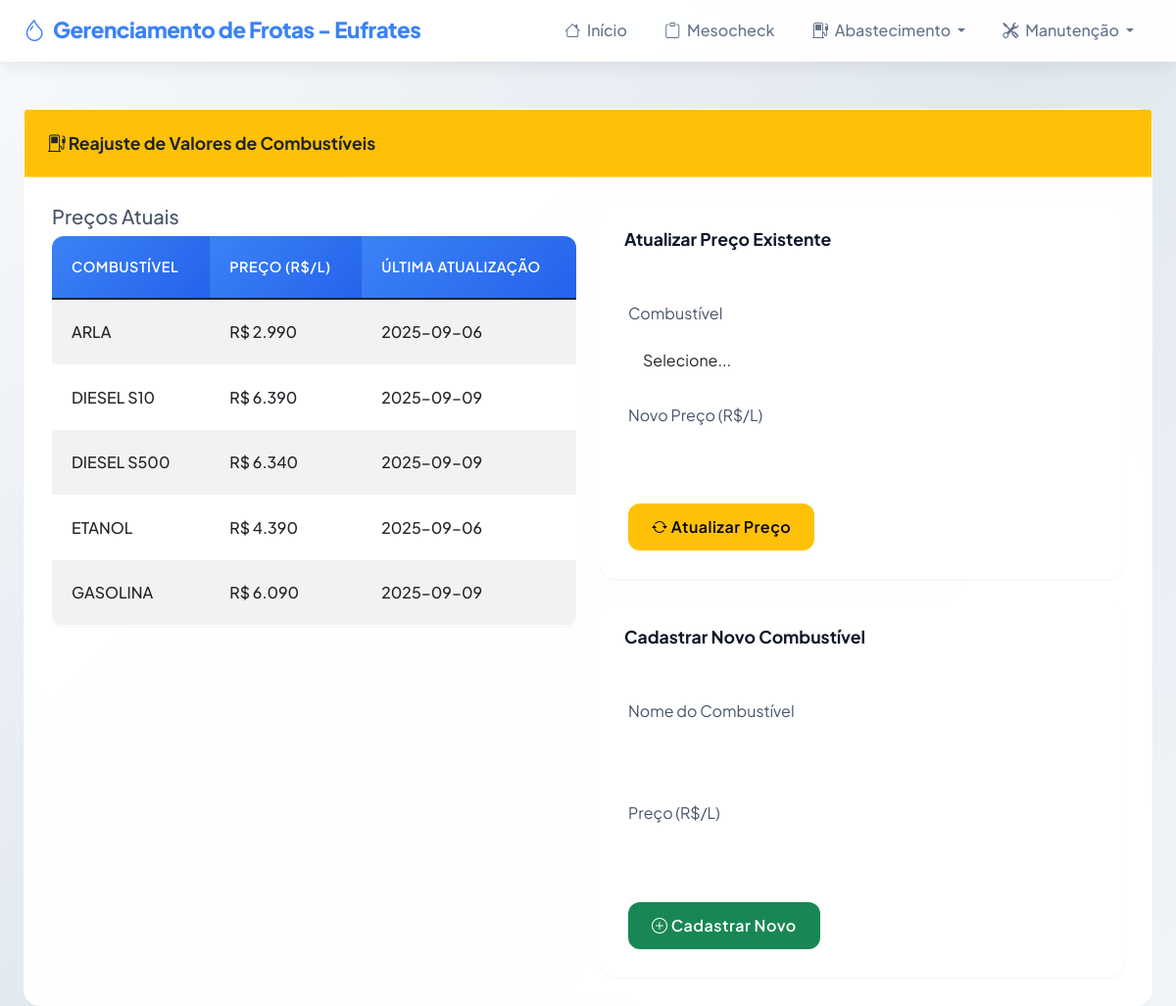
Page /reajuste-combustiveis on the committed database.
### tables this page shows
CREATE TABLE precos_combustivel (
        id INTEGER PRIMARY KEY AUTOINCREMENT,
        combustivel TEXT NOT NULL UNIQUE,
        preco REAL NOT NULL,
        data_atualizacao TEXT NOT NULL
    );

### app.py (the view, shortened to what this page needs)
@app.route('/reajuste-combustiveis', methods=['GET', 'POST'])
def reajuste_combustiveis():
    precos = obter_precos_combustivel()
    return render_template('reajuste_combustiveis.html', precos=precos, active_page='combustiveis')

### app.py (called while the page is built)
@app.context_processor
def inject_now():
    return {'now': datetime.now()}

### database.py (called while the page is built)
def obter_precos_combustivel():
    conn = sqlite3.connect('abastecimentos.db')
    query = "SELECT combustivel, preco, data_atualizacao FROM precos_combustivel ORDER BY combustivel"
    df = pd.read_sql(query, conn)
    conn.close()
    return df.to_dict('records')

### templates/reajuste_combustiveis.html (shortened to what this page needs)
{% extends "base.html" %}
{% block content %}
<div class="card">
    <div class="card-header bg-warning text-dark">
        <i class="bi bi-fuel-pump"></i> Reajuste de Valores de Combustíveis
    </div>
    <div class="card-body">
        <div class="row">
            <div class="col-md-6">
                <h5>Preços Atuais</h5>
                <div class="table-responsive">
                    <table class="table table-striped">
                        <thead>
                            <tr>
                                <th>Combustível</th>
                                <th>Preço (R$/L)</th>
                                <th>Última Atualização</th>
                            </tr>
                        </thead>
                        <tbody>
                            {% for preco in precos %}
                            <tr>
                                <td>{{ preco.combustivel }}</td>
                                <td>R$ {{ "%.3f"|format(preco.preco) }}</td>
                                <td>{{ preco.data_atualizacao }}</td>
                            </tr>
                            {% endfor %}
                        </tbody>
                    </table>
                </div>
            </div>
            <div class="col-md-6">
                <div class="card mb-4">
                    <div class="card-header">Atualizar Preço Existente</div>
                    <div class="card-body">
                        <form method="POST" action="/reajuste-combustiveis">
                            <div class="mb-3">
                                <label class="form-label">Combustível</label>
                                <select class="form-select" name="combustivel" required>
                                    <option value="">Selecione...</option>
                                </select>
                            </div>
                            <div class="mb-3">
                                <label class="form-label">Novo Preço (R$/L)</label>
                                <input type="number" step="0.001" class="form-control" name="novo_preco" required>
                            </div>
                            <button type="submit" class="btn btn-warning">
                                <i class="bi bi-arrow-repeat"></i> Atualizar Preço
                            </button>
                        </form>
                    </div>
                </div>
                <div class="card">
                    <div class="card-header">Cadastrar Novo Combustível</div>
                    <div class="card-body">
                        <form method="POST" action="/reajuste-combustiveis">
                            <div class="mb-3">
                                <label class="form-label">Nome do Combustível</label>
                                <input type="text" class="form-control" name="novo_combustivel" required>
                            </div>
                            <div class="mb-3">
                                <label class="form-label">Preço (R$/L)</label>
                                <input type="number" step="0.001" class="form-control" name="novo_preco" required>
                            </div>
                            <button type="submit" class="btn btn-success">
                                <i class="bi bi-plus-circle"></i> Cadastrar Novo
                            </button>
                        </form>
                    </div>
                </div>
            </div>
        </div>
    </div>
</div>
{% endblock %}

### templates/base.html (shortened to what this page needs)
<!DOCTYPE html>
<html lang="pt-BR">
<head>
    <link href="https://cdn.jsdelivr.net/npm/bootstrap@5.1.3/dist/css/bootstrap.min.css" rel="stylesheet">
    <link rel="stylesheet" href="https://cdn.jsdelivr.net/npm/bootstrap-icons@1.8.1/font/bootstrap-icons.css">
</head>
<body class="gradient-bg">
    <nav class="navbar navbar-expand-lg navbar-light sticky-top">
        <div class="container">
            <a class="navbar-brand" href="/">
                <i class="bi bi-droplet me-2"></i>Gerenciamento de Frotas - Eufrates
            </a>
            <div class="collapse navbar-collapse" id="navbarNav">
                <ul class="navbar-nav ms-auto">
                    <li class="nav-item">
                        <a class="nav-link {{ 'active' if active_page == 'index' }}" href="/">
                            <i class="bi bi-house me-1"></i> Início
                        </a>
                    </li>
                    <li class="nav-item">
                        <a class="nav-link" href="https://bria-unaccustomed-uneuphemistically.ngrok-free.app/" class="fas fa-external-link-alt fa-xs">
                            <i class="bi bi-clipboard me-1"></i> Mesocheck
                        </a>
                    </li>
                    <li class="nav-item dropdown">
                        <a class="nav-link dropdown-toggle {{ 'active' if active_group == 'abastecimento' }}" href="#" role="button" data-bs-toggle="dropdown">
                            <i class="bi bi-fuel-pump me-1"></i> Abastecimento
                        </a>
                    </li>
                    <li class="nav-item dropdown">
                        <a class="nav-link dropdown-toggle {{ 'active' if active_group == 'manutencao' }}" href="#" role="button" data-bs-toggle="dropdown">
                            <i class="bi bi-tools me-1"></i> Manutenção
                        </a>
                    </li>
                </ul>
            </div>
        </div>
    </nav>
    <div class="container mt-5">
        {% block content %}{% endblock %}
    </div>
</body>
</html>

### templates/base.html (style rules this page uses)
:root { --primary: #3b82f6; --primary-dark: #2563eb; --secondary: #94a3b8; --success: #22c55e; --warning: #f97316; --danger: #ef4444; --light: #f1f5f9; --dark: #0f172a; --border: #cbd5e1; --card-shadow: 0 1px 2px rgba(0, 0, 0, 0.05); --hover-shadow: 0 8px 25px rgba(0, 0, 0, 0.1); --glass: rgba(255, 255, 255, 0.95); }
body { font-family: 'Plus Jakarta Sans', sans-serif; background: linear-gradient(135deg, #f8fafc 0%, #e2e8f0 100%); color: #475569; line-height: 1.6; min-height: 100vh; }
.navbar { background: rgba(255, 255, 255, 0.95); backdrop-filter: blur(10px); border-bottom: 1px solid rgba(255, 255, 255, 0.2); box-shadow: 0 2px 20px rgba(0, 0, 0, 0.1); padding: 0.5rem 0; }
.navbar-brand { font-weight: 800; font-size: 1.4rem; color: var(--primary) !important; letter-spacing: -0.5px; }
.nav-link { color: #64748b !important; font-weight: 500; padding: 0.5rem 1rem !important; margin: 0 0.2rem; border-radius: 10px; transition: all 0.3s cubic-bezier(0.4, 0, 0.2, 1); position: relative; }
.card { border: none; border-radius: 16px; box-shadow: var(--card-shadow); transition: all 0.4s cubic-bezier(0.4, 0, 0.2, 1); background: var(--glass); backdrop-filter: blur(10px); border: 1px solid rgba(255, 255, 255, 0.2); }
.card-header { background: transparent; color: var(--dark); border: none; border-bottom: 1px solid rgba(255, 255, 255, 0.3); padding: 1.25rem 1.5rem; font-weight: 700; font-size: 1.1rem; }
.card-body { padding: 1.75rem; }
.btn { border-radius: 12px; font-weight: 600; padding: 0.75rem 1.5rem; transition: all 0.3s cubic-bezier(0.4, 0, 0.2, 1); border: none; letter-spacing: 0.5px; }
.table { border-radius: 12px; overflow: hidden; box-shadow: var(--card-shadow); background: var(--glass); backdrop-filter: blur(10px); }
.table th { background: linear-gradient(135deg, var(--primary), var(--primary-dark)); color: white; font-weight: 600; border: none; padding: 1.25rem; font-size: 0.9rem; text-transform: uppercase; letter-spacing: 0.5px; }
.table td { padding: 1.25rem; border-color: rgba(255, 255, 255, 0.3); vertical-align: middle; font-weight: 500; }
.form-control, .form-select { border: 1px solid rgba(255, 255, 255, 0.3); border-radius: 12px; padding: 0.875rem; transition: all 0.3s ease; background: rgba(255, 255, 255, 0.8); }
.container { max-width: 1400px; padding: 0 1.5rem; }
.gradient-bg { background: linear-gradient(135deg, #f8fafc 0%, #e2e8f0 50%, #f1f5f9 100%); }

### rows in the picture
precos_combustivel: combustivel "ARLA", preco "2.990", data_atualizacao "2025-09-06"
precos_combustivel: combustivel "DIESEL S10", preco "6.390", data_atualizacao "2025-09-09"
precos_combustivel: combustivel "DIESEL S500", preco "6.340", data_atualizacao "2025-09-09"
precos_combustivel: combustivel "ETANOL", preco "4.390", data_atualizacao "2025-09-06"
precos_combustivel: combustivel "GASOLINA", preco "6.090", data_atualizacao "2025-09-09"
